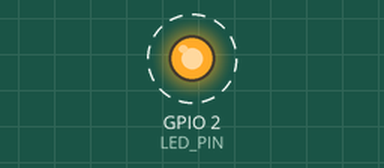
The program below on a simulated ESP32. Shown: output pins drawn as LEDs (lit = HIGH). Dashed ring = blinking.

Above: at 0.2 s.
Timing chart, 0 to 3.0 s (numbered marks = the images above):
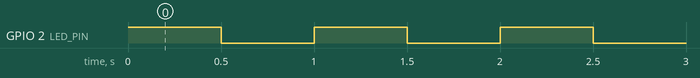

Measured:
- by itself, GPIO 2 (LED_PIN): alternates HIGH for 0.50 s and LOW for 0.50 s

The program:

main.cpp
```cpp
/*---------------------------------------------------------------------------*\

    E ngineering | Bosch ETS: Engineering Technical School
    T echnical   | IIoT Training: Industrial Internet of Things
    S chool      | Powertrain Solutions @ Bosch Brazil

\*---------------------------------------------------------------------------*/

/*--- Includes ---*/
#include <Arduino.h>

/*--- Hardware mapping ---*/
const uint8_t LED_PIN = 2;

/*--- Setup ---*/
void setup()
{
    // Hardware mapping
    pinMode(LED_PIN, OUTPUT);
}

/*--- Loop ---*/
void loop()
{
    digitalWrite(LED_PIN, HIGH);
    delay(500);

    digitalWrite(LED_PIN, LOW);
    delay(500);
}
```
